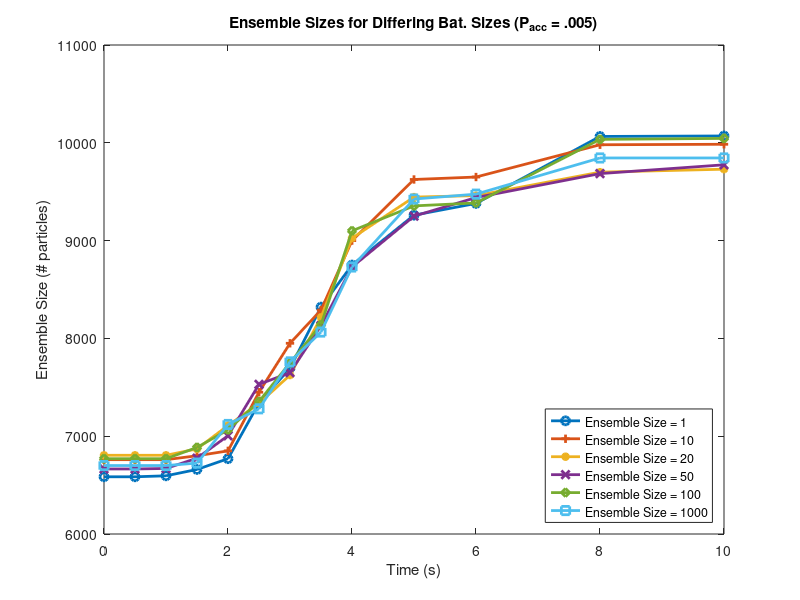

MATLAB code for this plot:
%Steven Romeo
%SSA Problem

%The following plot shows the ensemble sizes for a prescribed error of
%5x10^-3. 
%The plot will have several curves which represent different batch sizes used for the Monte Carlo simulations

time = [0 .5 1 1.5 2 2.5 3 3.5 4 5 6 8 10];

size1 = [6585 6585 6595 6660 6770 7340 7695 8320 8750 9260 9380 10065 10070]; %bat size=1
 
size10 = [6760 6760 6760 6800 6850 7450 7950 8290 9000 9625 9650 9980 9985]; %bat size=10

size20 = [6805 6805 6805 6870 7110 7335 7625 8215 9025 9445 9460 9700 9730]; %bat size=20

size50 = [6665 6665 6670 6775 7005 7530 7650 8130 8730 9250 9440 9685 9775]; %bat size=50

size100 = [6770 6770 6770 6885 7065 7355 7750 8140 9100 9355 9385 10035 10045]; %bat size=100

size1000 = [6700 6700 6700 6725 7120 7280 7760 8065 8730 9425 9475 9845 9845]; %bat size=1000

t_elap1 = 5055.5; %secs
t_elap10 = 4801.3; 
t_elap20 = 4722.4;
t_elap50 = 4735.4;
t_elap100 = 4861.4;
t_elap1000 = 4962.7;

figure(1)

plot(time,size1,'-o','LineWidth', 2)

hold on

plot(time,size10,'-+','LineWidth', 2)

plot(time,size20,'-*','LineWidth', 2)

plot(time,size50,'-x','LineWidth', 2)

plot(time,size100,'-d','LineWidth', 2)

plot(time,size1000,'-s','LineWidth', 2)

hold off

title('Ensemble Sizes for Differing Bat. Sizes (P_a_c_c = .005)')

xlabel('Time (s)')
ylabel('Ensemble Size (# particles)')

legend('Ensemble Size = 1', 'Ensemble Size = 10','Ensemble Size = 20', 'Ensemble Size = 50','Ensemble Size = 100','Ensemble Size = 1000','Location','southeast')